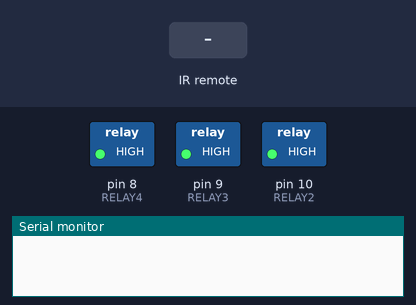
Recording of a sketch running on a simulated Arduino Uno, built with avr-gcc and run on an emulated ATmega328P. Shown: switched loads named in the sketch (green lamp = pin HIGH), the last lines printed to the serial monitor. The test bench sets the inputs (shaded band).

Above: at 1.2 s.
1.3 s: infrared code 0x1FE50AF received
At 2.1 s:
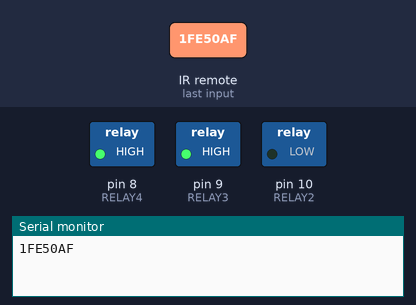
2.8 s: infrared code 0x1FED827 received
At 3.3 s:
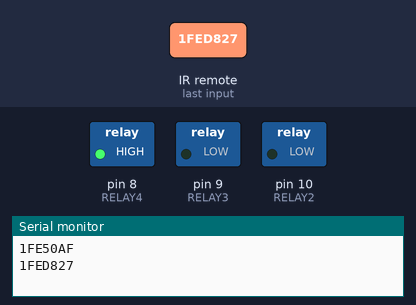
4.3 s: infrared code 0x1FEF807 received
At 5.5 s:
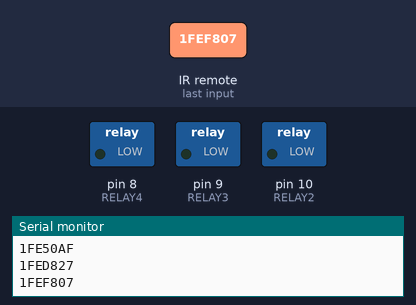
5.8 s: infrared code 0x1FE50AF received
At 6.8 s:
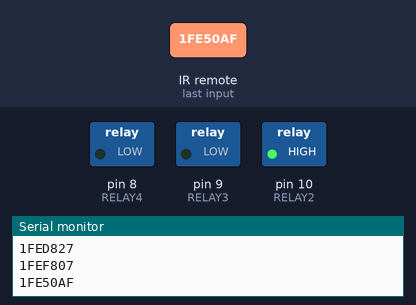
7.3 s: infrared code 0x1FED827 received
At 7.9 s:
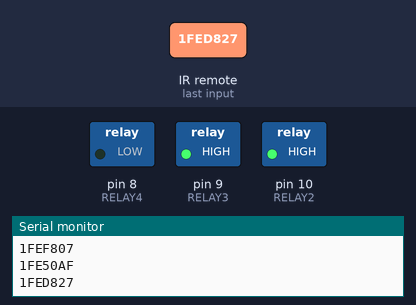
Timing chart, 0 to 9.8 s (numbered marks = the images above; inputs shaded):
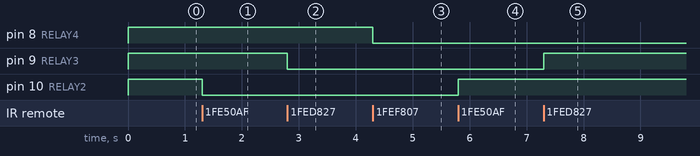

The sketch:

code.ino
```cpp
// Include the IRremote library
#include <IRremote.h>

// Pin Definitions
#define RECV_PIN 11 // Pin connected to IR Receiver OUT
#define RELAY2 10    // Pin connected to Relay 2
#define RELAY3 9    // Pin connected to Relay 3
#define RELAY4 8   // Pin connected to Relay 4

// Create an IR receiver object
IRrecv irrecv(RECV_PIN);
decode_results results; // Stores received IR signal

void setup() {
  // Start Serial Monitor for debugging
  Serial.begin(9600);

  // Initialize IR receiver
  irrecv.enableIRIn();

  // Set relay pins as OUTPUT
  pinMode(RELAY2, OUTPUT);
  pinMode(RELAY3, OUTPUT);
  pinMode(RELAY4, OUTPUT);

  // Turn off all relays initially (active LOW relays)
  digitalWrite(RELAY2, HIGH); // Relay OFF
  digitalWrite(RELAY3, HIGH); // Relay OFF
  digitalWrite(RELAY4, HIGH); // Relay OFF
}

void loop() {
  // Check if an IR signal is received
  if (irrecv.decode(&results)) {
    // Print the received code to Serial Monitor in HEX format
    Serial.println(results.value, HEX);

    // Compare received code and control relays
switch (results.value) {
      case 0x1FE50AF: // Button for Light 1
        digitalWrite(RELAY2, !digitalRead(RELAY2));
// Toggle Light 1
        break;
      case 0x1FED827: // Button for Light 2
        digitalWrite(RELAY3, !digitalRead(RELAY3));
// Toggle Light 2
        break;
      case 0x1FEF807: // Button for Light 3
        digitalWrite(RELAY4, !digitalRead(RELAY4));
// Toggle Light 3
        break;
      case 0x1FEE01F: // Turn OFF all lights
        digitalWrite(RELAY2, HIGH);
        digitalWrite(RELAY3, HIGH);
        digitalWrite(RELAY4, HIGH);
        break;
      case 0x1FE48B7: // Turn ON all lights
        digitalWrite(RELAY2, LOW);
        digitalWrite(RELAY3, LOW);
        digitalWrite(RELAY4, LOW);
        break;
    }

    // Resume IR receiver for the next signal
    irrecv.resume();
  }
}
```

Measured:
- after the input at 1.3 s, pin 10 (RELAY2): HIGH → LOW at once
- after the input at 2.8 s, pin 9 (RELAY3): HIGH → LOW at once
- after the input at 4.3 s, pin 8 (RELAY4): HIGH → LOW at once
- after the input at 5.8 s, pin 10 (RELAY2): LOW → HIGH at once
- after the input at 7.3 s, pin 9 (RELAY3): LOW → HIGH at once
